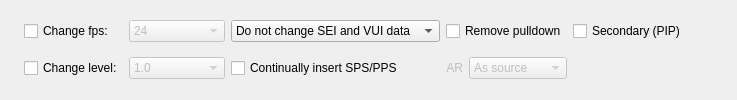
          <widget class="QWidget" name="tabSheetVideo">
           <property name="sizePolicy">
            <sizepolicy hsizetype="Preferred" vsizetype="Preferred">
             <horstretch>0</horstretch>
             <verstretch>0</verstretch>
            </sizepolicy>
           </property>
           <attribute name="title">
            <string>General track options</string>
           </attribute>
           <layout class="QHBoxLayout" name="horizontalLayout_8">
            <item>
             <widget class="QLabel" name="imageVideo">
              <property name="text">
               <string/>
              </property>
              <property name="pixmap">
               <pixmap resource="images.qrc">:/images/track_video.png</pixmap>
              </property>
             </widget>
            </item>
            <item>
             <layout class="QGridLayout" name="gridLayout">
              <item row="0" column="0">
               <widget class="QCheckBox" name="checkFPS">
                <property name="text">
                 <string>Change fps:</string>
                </property>
               </widget>
              </item>
              <item row="0" column="1">
               <widget class="QComboBox" name="comboBoxFPS">
                <property name="enabled">
                 <bool>false</bool>
                </property>
                <property name="sizePolicy">
                 <sizepolicy hsizetype="Minimum" vsizetype="Fixed">
                  <horstretch>0</horstretch>
                  <verstretch>0</verstretch>
                 </sizepolicy>
                </property>
                <item>
                 <property name="text">
                  <string notr="true">24</string>
                 </property>
                </item>
                <item>
                 <property name="text">
                  <string notr="true">25</string>
                 </property>
                </item>
                <item>
                 <property name="text">
                  <string notr="true">30</string>
                 </property>
                </item>
                <item>
                 <property name="text">
                  <string notr="true">50</string>
                 </property>
                </item>
                <item>
                 <property name="text">
                  <string notr="true">60</string>
                 </property>
                </item>
                <item>
                 <property name="text">
                  <string notr="true">24000/1001</string>
                 </property>
                </item>
                <item>
                 <property name="text">
                  <string notr="true">30000/1001</string>
                 </property>
                </item>
                <item>
                 <property name="text">
                  <string notr="true">60000/1001</string>
                 </property>
                </item>
               </widget>
              </item>
              <item row="0" column="3" colspan="2">
               <widget class="QCheckBox" name="checkBoxRemovePulldown">
                <property name="sizePolicy">
                 <sizepolicy hsizetype="Expanding" vsizetype="Fixed">
                  <horstretch>0</horstretch>
                  <verstretch>0</verstretch>
                 </sizepolicy>
                </property>
                <property name="text">
                 <string>Remove pulldown</string>
                </property>
               </widget>
              </item>
              <item row="0" column="5">
               <widget class="QCheckBox" name="checkBoxSecondaryVideo">
                <property name="text">
                 <string>Secondary (PIP)</string>
                </property>
               </widget>
              </item>
              <item row="1" column="1">
               <widget class="QComboBox" name="comboBoxLevel">
                <property name="enabled">
                 <bool>false</bool>
                </property>
                <property name="sizePolicy">
                 <sizepolicy hsizetype="Minimum" vsizetype="Fixed">
                  <horstretch>0</horstretch>
                  <verstretch>0</verstretch>
                 </sizepolicy>
                </property>
                <item>
                 <property name="text">
                  <string notr="true">1.0</string>
                 </property>
                </item>
                <item>
                 <property name="text">
                  <string notr="true">1.1</string>
                 </property>
                </item>
                <item>
                 <property name="text">
                  <string notr="true">1.2</string>
                 </property>
                </item>
                <item>
                 <property name="text">
                  <string notr="true">1.3</string>
                 </property>
                </item>
                <item>
                 <property name="text">
                  <string notr="true">2.0</string>
                 </property>
                </item>
                <item>
                 <property name="text">
                  <string notr="true">2.1</string>
                 </property>
                </item>
                <item>
                 <property name="text">
                  <string notr="true">2.2</string>
                 </property>
                </item>
                <item>
                 <property name="text">
                  <string notr="true">3.0</string>
                 </property>
                </item>
                <item>
                 <property name="text">
                  <string notr="true">3.1</string>
                 </property>
                </item>
                <item>
                 <property name="text">
                  <string notr="true">3.2</string>
                 </property>
                </item>
                <item>
                 <property name="text">
                  <string notr="true">4.0</string>
                 </property>
                </item>
                <item>
                 <property name="text">
                  <string notr="true">4.1</string>
                 </property>
                </item>
                <item>
                 <property name="text">
                  <string notr="true">4.2</string>
                 </property>
                </item>
                <item>
                 <property name="text">
                  <string notr="true">5.0</string>
                 </property>
                </item>
                <item>
                 <property name="text">
                  <string notr="true">5.1</string>
                 </property>
                </item>
               </widget>
              </item>
              <item row="1" column="3">
               <widget class="QLabel" name="labelAR">
                <property name="enabled">
                 <bool>false</bool>
                </property>
                <property name="sizePolicy">
                 <sizepolicy hsizetype="Minimum" vsizetype="Preferred">
                  <horstretch>0</horstretch>
                  <verstretch>0</verstretch>
                 </sizepolicy>
                </property>
                <property name="text">
                 <string>AR</string>
                </property>
                <property name="alignment">
                 <set>Qt::AlignRight|Qt::AlignTrailing|Qt::AlignVCenter</set>
                </property>
               </widget>
              </item>
              <item row="1" column="4">
               <widget class="QComboBox" name="comboBoxAR">
                <property name="enabled">
                 <bool>false</bool>
                </property>
                <property name="sizePolicy">
                 <sizepolicy hsizetype="Minimum" vsizetype="Fixed">
                  <horstretch>0</horstretch>
                  <verstretch>0</verstretch>
                 </sizepolicy>
                </property>
                <item>
                 <property name="text">
                  <string>As source</string>
                 </property>
                </item>
                <item>
                 <property name="text">
                  <string>1:1 (Square)</string>
                 </property>
                </item>
                <item>
                 <property name="text">
                  <string notr="true">4:3</string>
                 </property>
                </item>
                <item>
                 <property name="text">
                  <string notr="true">16:9</string>
                 </property>
                </item>
                <item>
                 <property name="text">
                  <string notr="true">2.21:1</string>
                 </property>
                </item>
               </widget>
              </item>
              <item row="1" column="0">
               <widget class="QCheckBox" name="checkBoxLevel">
                <property name="text">
                 <string>Change level:</string>
                </property>
               </widget>
              </item>
              <item row="1" column="2">
               <widget class="QCheckBox" name="checkBoxSPS">
                <property name="sizePolicy">
                 <sizepolicy hsizetype="Minimum" vsizetype="Fixed">
                  <horstretch>0</horstretch>
                  <verstretch>0</verstretch>
                 </sizepolicy>
                </property>
                <property name="text">
                 <string>Continually insert SPS/PPS</string>
                </property>
               </widget>
              </item>
              <item row="0" column="6" rowspan="2">
               <spacer name="horizontalSpacer_24">
                <property name="orientation">
                 <enum>Qt::Horizontal</enum>
                </property>
                <property name="sizeHint" stdset="0">
                 <size>
                  <width>40</width>
                  <height>20</height>
                 </size>
                </property>
               </spacer>
              </item>
              <item row="0" column="2">
               <widget class="QComboBox" name="comboBoxSEI">
                <property name="sizePolicy">
                 <sizepolicy hsizetype="MinimumExpanding" vsizetype="Fixed">
                  <horstretch>0</horstretch>
                  <verstretch>0</verstretch>
                 </sizepolicy>
                </property>
                <item>
                 <property name="text">
                  <string>Do not change SEI and VUI data</string>
                 </property>
                </item>
                <item>
                 <property name="text">
                  <string>Insert SEI and VUI data if absent</string>
                 </property>
                </item>
                <item>
                 <property name="text">
                  <string>Always rebuild  SEI and VUI data</string>
                 </property>
                </item>
               </widget>
              </item>
             </layout>
            </item>
           </layout>
          </widget>
